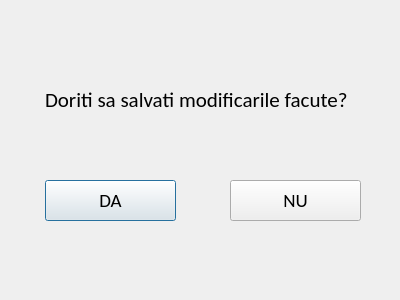
<?xml version="1.0" encoding="UTF-8"?>
<ui version="4.0">
 <class>Dialog_clienti</class>
 <widget class="QDialog" name="Dialog_clienti">
  <property name="geometry">
   <rect>
    <x>0</x>
    <y>0</y>
    <width>400</width>
    <height>300</height>
   </rect>
  </property>
  <property name="windowTitle">
   <string>Dialog</string>
  </property>
  <widget class="QLabel" name="label">
   <property name="geometry">
    <rect>
     <x>45</x>
     <y>40</y>
     <width>311</width>
     <height>120</height>
    </rect>
   </property>
   <property name="font">
    <font>
     <family>Calibri</family>
     <pointsize>16</pointsize>
    </font>
   </property>
   <property name="text">
    <string>Doriti sa salvati modificarile facute?</string>
   </property>
  </widget>
  <widget class="QPushButton" name="button_da">
   <property name="geometry">
    <rect>
     <x>45</x>
     <y>180</y>
     <width>131</width>
     <height>41</height>
    </rect>
   </property>
   <property name="font">
    <font>
     <family>Calibri</family>
     <pointsize>14</pointsize>
    </font>
   </property>
   <property name="text">
    <string>DA</string>
   </property>
  </widget>
  <widget class="QPushButton" name="button_nu">
   <property name="geometry">
    <rect>
     <x>230</x>
     <y>180</y>
     <width>131</width>
     <height>41</height>
    </rect>
   </property>
   <property name="font">
    <font>
     <family>Calibri</family>
     <pointsize>14</pointsize>
    </font>
   </property>
   <property name="text">
    <string>NU</string>
   </property>
  </widget>
 </widget>
 <resources/>
 <connections/>
</ui>
